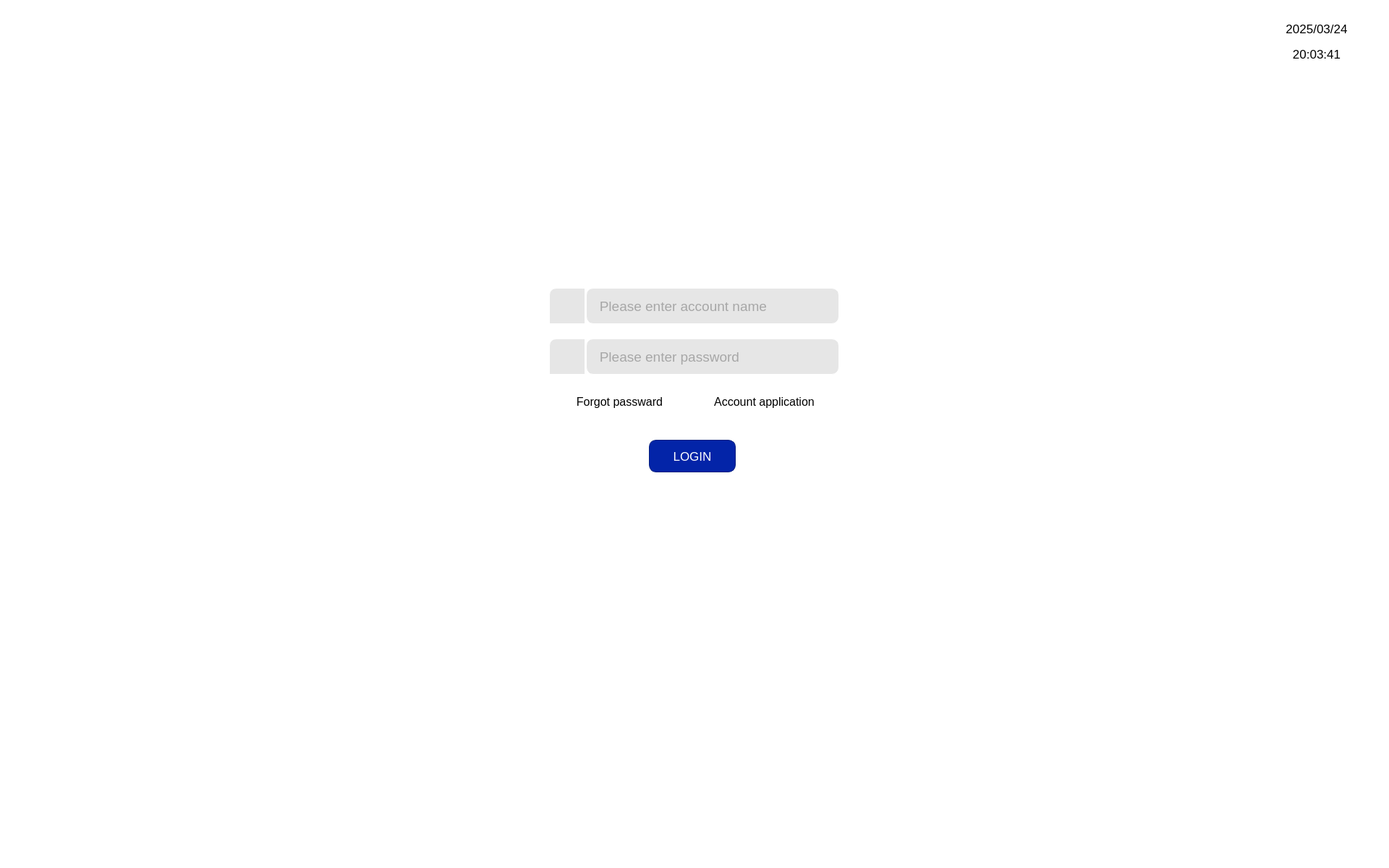
<?xml version="1.0" encoding="UTF-8"?>
<ui version="4.0">
 <class>loginScreen</class>
 <widget class="QMainWindow" name="loginScreen">
  <property name="geometry">
   <rect>
    <x>0</x>
    <y>0</y>
    <width>1920</width>
    <height>1200</height>
   </rect>
  </property>
  <property name="windowTitle">
   <string>loginScreen</string>
  </property>
  <property name="styleSheet">
   <string notr="true">background-color: rgb(255, 170, 0);
background-color: rgb(255, 255, 255);</string>
  </property>
  <widget class="QWidget" name="centralwidget">
   <widget class="QLineEdit" name="nameLineEdit">
    <property name="geometry">
     <rect>
      <x>810</x>
      <y>398</y>
      <width>350</width>
      <height>50</height>
     </rect>
    </property>
    <property name="font">
     <font>
      <family>Segoe UI</family>
      <pointsize>14</pointsize>
      <italic>false</italic>
      <bold>false</bold>
     </font>
    </property>
    <property name="mouseTracking">
     <bool>true</bool>
    </property>
    <property name="styleSheet">
     <string notr="true">background-color: rgb(230, 230, 230);
font: 14pt ;
color:#676767;
border: 1px solid #ffffff;
border-radius: 10px;</string>
    </property>
    <property name="maxLength">
     <number>500</number>
    </property>
    <property name="cursorPosition">
     <number>0</number>
    </property>
    <property name="alignment">
     <set>Qt::AlignLeading|Qt::AlignLeft|Qt::AlignVCenter</set>
    </property>
    <property name="placeholderText">
     <string>   Please enter account name</string>
    </property>
   </widget>
   <widget class="QLineEdit" name="pwdLineEdit">
    <property name="geometry">
     <rect>
      <x>810</x>
      <y>468</y>
      <width>350</width>
      <height>50</height>
     </rect>
    </property>
    <property name="styleSheet">
     <string notr="true">background-color: rgb(230, 230, 230);
font: 14pt;
color:#676767;
border: 1px solid #ffffff;
border-radius: 10px;</string>
    </property>
    <property name="maxLength">
     <number>500</number>
    </property>
    <property name="echoMode">
     <enum>QLineEdit::Password</enum>
    </property>
    <property name="cursorPosition">
     <number>0</number>
    </property>
    <property name="alignment">
     <set>Qt::AlignLeading|Qt::AlignLeft|Qt::AlignVCenter</set>
    </property>
    <property name="placeholderText">
     <string>   Please enter password</string>
    </property>
   </widget>
   <widget class="QPushButton" name="frogotPwdPb">
    <property name="geometry">
     <rect>
      <x>759</x>
      <y>538</y>
      <width>195</width>
      <height>35</height>
     </rect>
    </property>
    <property name="font">
     <font>
      <family>Segoe UI</family>
      <pointsize>12</pointsize>
      <italic>false</italic>
      <bold>false</bold>
     </font>
    </property>
    <property name="styleSheet">
     <string notr="true">background-color: rgb(255, 255, 255);
font:  12pt ;
border: 1px solid #ffffff;
border-radius: 0px;
color: rgb(0, 0, 0);
</string>
    </property>
    <property name="text">
     <string>Forgot passward</string>
    </property>
   </widget>
   <widget class="QLabel" name="accAppLabel">
    <property name="geometry">
     <rect>
      <x>959</x>
      <y>538</y>
      <width>195</width>
      <height>35</height>
     </rect>
    </property>
    <property name="font">
     <font>
      <pointsize>12</pointsize>
      <italic>false</italic>
      <bold>false</bold>
     </font>
    </property>
    <property name="styleSheet">
     <string notr="true">background-color: rgb(255, 255, 255);
font:  12pt ;
border: 1px solid #ffffff;
border-radius: 0px;
color: rgb(0, 0, 0);</string>
    </property>
    <property name="text">
     <string>Account application</string>
    </property>
    <property name="alignment">
     <set>Qt::AlignCenter</set>
    </property>
   </widget>
   <widget class="QPushButton" name="loginPb">
    <property name="geometry">
     <rect>
      <x>897</x>
      <y>608</y>
      <width>120</width>
      <height>45</height>
     </rect>
    </property>
    <property name="styleSheet">
     <string notr="true">background-color: rgb(3,36,168);
font:  13pt ;
color: rgb(255,255,255);
border: 1px solid #051e7e;
border-radius: 10px;
</string>
    </property>
    <property name="text">
     <string>LOGIN</string>
    </property>
   </widget>
   <widget class="QLabel" name="headerLabel">
    <property name="geometry">
     <rect>
      <x>0</x>
      <y>0</y>
      <width>1920</width>
      <height>100</height>
     </rect>
    </property>
    <property name="styleSheet">
     <string notr="true">background-color: rgb(255, 255, 255);</string>
    </property>
    <property name="text">
     <string/>
    </property>
   </widget>
   <widget class="QLabel" name="logoLabel">
    <property name="geometry">
     <rect>
      <x>0</x>
      <y>30</y>
      <width>200</width>
      <height>100</height>
     </rect>
    </property>
    <property name="styleSheet">
     <string notr="true">background-color: rgb(255, 255, 255);</string>
    </property>
    <property name="text">
     <string/>
    </property>
    <property name="pixmap">
     <pixmap resource="resources.qrc">:/images/meril_logo.png</pixmap>
    </property>
    <property name="alignment">
     <set>Qt::AlignCenter</set>
    </property>
   </widget>
   <widget class="QLabel" name="dateTimeLabel">
    <property name="geometry">
     <rect>
      <x>1720</x>
      <y>0</y>
      <width>200</width>
      <height>100</height>
     </rect>
    </property>
    <property name="text">
     <string/>
    </property>
   </widget>
   <widget class="QLabel" name="dateLabel">
    <property name="geometry">
     <rect>
      <x>1720</x>
      <y>0</y>
      <width>200</width>
      <height>50</height>
     </rect>
    </property>
    <property name="font">
     <font>
      <pointsize>13</pointsize>
     </font>
    </property>
    <property name="styleSheet">
     <string notr="true">background-color: rgb(255, 255, 255);
color: rgb(0, 0, 0);</string>
    </property>
    <property name="text">
     <string>2025/03/24</string>
    </property>
    <property name="alignment">
     <set>Qt::AlignBottom|Qt::AlignHCenter</set>
    </property>
   </widget>
   <widget class="QLabel" name="timeLabel">
    <property name="geometry">
     <rect>
      <x>1720</x>
      <y>50</y>
      <width>200</width>
      <height>50</height>
     </rect>
    </property>
    <property name="font">
     <font>
      <pointsize>13</pointsize>
     </font>
    </property>
    <property name="styleSheet">
     <string notr="true">background-color: rgb(255, 255, 255);
color: rgb(0, 0, 0);</string>
    </property>
    <property name="text">
     <string>20:03:41</string>
    </property>
    <property name="alignment">
     <set>Qt::AlignCenter</set>
    </property>
   </widget>
   <widget class="QLabel" name="nameIconLable">
    <property name="geometry">
     <rect>
      <x>759</x>
      <y>398</y>
      <width>50</width>
      <height>50</height>
     </rect>
    </property>
    <property name="styleSheet">
     <string notr="true">background-color: rgb(230, 230, 230);
border: 1px solid #ffffff;
border-top-left-radius: 10px;</string>
    </property>
    <property name="text">
     <string/>
    </property>
    <property name="pixmap">
     <pixmap resource="resources.qrc">:/images/userIcon_48.png</pixmap>
    </property>
    <property name="scaledContents">
     <bool>true</bool>
    </property>
    <property name="alignment">
     <set>Qt::AlignCenter</set>
    </property>
   </widget>
   <widget class="QLabel" name="pwdIconLabel">
    <property name="geometry">
     <rect>
      <x>759</x>
      <y>468</y>
      <width>50</width>
      <height>50</height>
     </rect>
    </property>
    <property name="styleSheet">
     <string notr="true">background-color: rgb(230, 230, 230);
border: 1px solid #ffffff;
border-top-left-radius: 10px;</string>
    </property>
    <property name="text">
     <string/>
    </property>
    <property name="pixmap">
     <pixmap resource="resources.qrc">:/images/pwdIcon_50.png</pixmap>
    </property>
    <property name="scaledContents">
     <bool>true</bool>
    </property>
    <property name="alignment">
     <set>Qt::AlignCenter</set>
    </property>
   </widget>
   <widget class="QLabel" name="queMrakIconLabel">
    <property name="geometry">
     <rect>
      <x>759</x>
      <y>544</y>
      <width>25</width>
      <height>25</height>
     </rect>
    </property>
    <property name="styleSheet">
     <string notr="true">background-color: rgba(255, 255,255, 0);</string>
    </property>
    <property name="text">
     <string/>
    </property>
    <property name="pixmap">
     <pixmap resource="resources.qrc">:/images/queMarkIcon_50.png</pixmap>
    </property>
    <property name="scaledContents">
     <bool>true</bool>
    </property>
    <property name="alignment">
     <set>Qt::AlignCenter</set>
    </property>
    <property name="wordWrap">
     <bool>true</bool>
    </property>
   </widget>
  </widget>
 </widget>
 <resources>
  <include location="resources.qrc"/>
 </resources>
 <connections/>
</ui>
